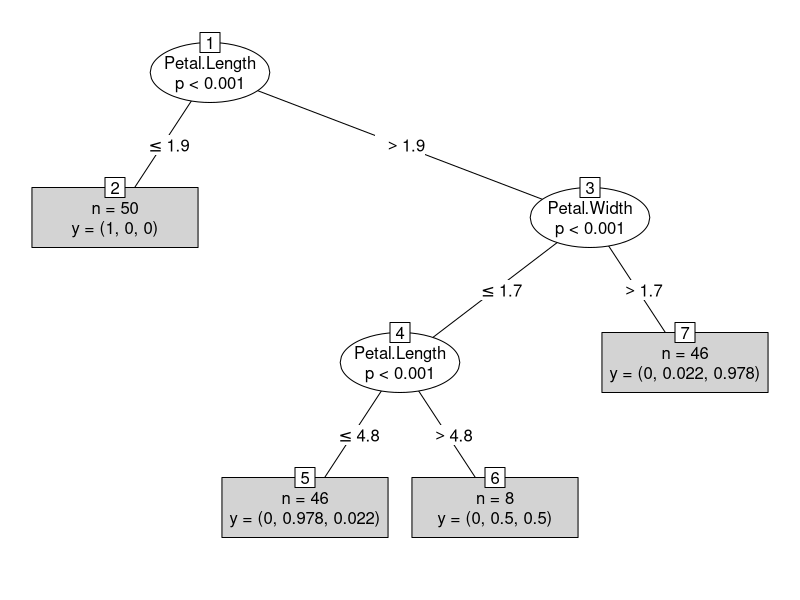

Write the R code that produced this figure.
install.packages("party")
library(party)
target <- Species ~ Sepal.Length + Sepal.Width + Petal.Length + Petal.Width
cdt <- ctree(target, iris)
table(predict(cdt), iris$Species)
cdt
plot(cdt, type = "simple")
